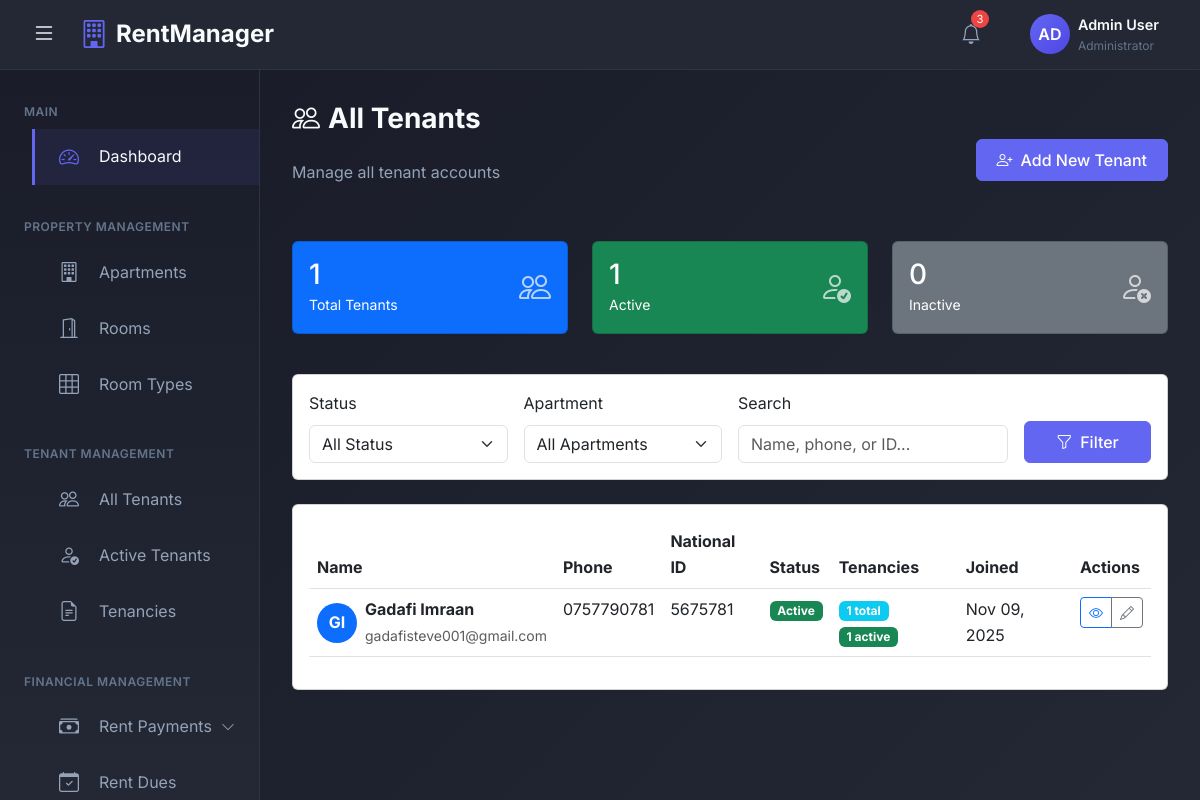
Screenshot of /tenants/ (signed in) with the database file from the repository.
### rental_app/models.py (models this page shows, shortened)
class User(AbstractUser):
    USER_TYPE_CHOICES = (
        ('admin', 'Admin'),
        ('tenant', 'Tenant'),
    )
    USER_STATUS = (
        ('active', 'Active'),
        ('inactive', 'Inactive'),
        ('archived', 'Archived'),  # For moved out tenants
    )
    user_type = models.CharField(max_length=10, choices=USER_TYPE_CHOICES)
    user_status = models.CharField(max_length=20, choices=USER_STATUS, default='active')
    phone_number = models.CharField(max_length=15, unique=True)
    national_id = models.CharField(max_length=20, unique=True, null=True, blank=True)
    profile_picture = models.ImageField(upload_to='profiles/', null=True, blank=True)
    is_deleted = models.BooleanField(default=False)
    deleted_at = models.DateTimeField(null=True, blank=True)
    created_at = models.DateTimeField(auto_now_add=True)
    updated_at = models.DateTimeField(auto_now=True)

### rental_app/views.py (the view, shortened to what this page needs)
# urls.py: path('tenants/', views.tenant_list, name='tenant_list'),
@login_required
def tenant_list(request):
    tenants = User.objects.filter(
        user_type='tenant',
        tenancies__apartment__owner=request.user
    ).distinct().annotate(
        total_tenancies=Count('tenancies'),
        active_tenancy_count=Count('tenancies', filter=Q(tenancies__status='active'))
    ).order_by('-created_at')
    status_filter = request.GET.get('status', '')
    search_query = request.GET.get('search', '')
    apartment_filter = request.GET.get('apartment', '')
    if status_filter:
        tenants = tenants.filter(user_status=status_filter)
    if apartment_filter:
        tenants = tenants.filter(tenancies__apartment_id=apartment_filter)
    apartments = Apartment.objects.filter(owner=request.user)
    total_tenants = tenants.count()
    active_tenants = tenants.filter(user_status='active').count()
    inactive_tenants = tenants.filter(user_status='inactive').count()
    paginator = Paginator(tenants, 20)
    page_number = request.GET.get('page')
    tenants_page = paginator.get_page(page_number)
    context = {
        'tenants': tenants_page,
        'total_tenants': total_tenants,
        'active_tenants': active_tenants,
        'inactive_tenants': inactive_tenants,
        'apartments': apartments,
        'status_filter': status_filter,
        'search_query': search_query,
        'apartment_filter': apartment_filter,
    }
    return render(request, 'tenants/tenant_list.html', context)

### templates/tenants/tenant_list.html (shortened to what this page needs)
{% extends 'admin_base.html' %}
{% block content %}
<div class="page-header d-flex justify-content-between align-items-center mb-4">
    <div>
        <h1 class="page-title">
            <i class="bi bi-people me-2"></i>All Tenants
        </h1>
        <p class="page-subtitle">Manage all tenant accounts</p>
    </div>
    <a href="{% url 'tenant_create' %}" class="btn btn-primary">
        <i class="bi bi-person-plus me-2"></i>Add New Tenant
    </a>
</div>
<div class="row mb-4">
    <div class="col-md-4 mb-3">
        <div class="card bg-primary text-white">
            <div class="card-body">
                <div class="d-flex justify-content-between align-items-center">
                    <div>
                        <h3 class="mb-0">{{ total_tenants }}</h3>
                        <small>Total Tenants</small>
                    </div>
                    <i class="bi bi-people" style="font-size: 2rem; opacity: 0.7;"></i>
                </div>
            </div>
        </div>
    </div>
    <div class="col-md-4 mb-3">
        <div class="card bg-success text-white">
            <div class="card-body">
                <div class="d-flex justify-content-between align-items-center">
                    <div>
                        <h3 class="mb-0">{{ active_tenants }}</h3>
                        <small>Active</small>
                    </div>
                    <i class="bi bi-person-check" style="font-size: 2rem; opacity: 0.7;"></i>
                </div>
            </div>
        </div>
    </div>
    <div class="col-md-4 mb-3">
        <div class="card bg-secondary text-white">
            <div class="card-body">
                <div class="d-flex justify-content-between align-items-center">
                    <div>
                        <h3 class="mb-0">{{ inactive_tenants }}</h3>
                        <small>Inactive</small>
                    </div>
                    <i class="bi bi-person-x" style="font-size: 2rem; opacity: 0.7;"></i>
                </div>
            </div>
        </div>
    </div>
</div>
<div class="card mb-4">
    <div class="card-body">
        <form method="get" class="row g-3">
            <div class="col-md-3">
                <label class="form-label">Status</label>
                <select name="status" class="form-select">
                    <option value="">All Status</option>
                </select>
            </div>
            <div class="col-md-3">
                <label class="form-label">Apartment</label>
                <select name="apartment" class="form-select">
                    <option value="">All Apartments</option>
                </select>
            </div>
            <div class="col-md-4">
                <label class="form-label">Search</label>
                <input type="text" name="search" class="form-control"
                       placeholder="Name, phone, or ID..." value="{{ search_query }}">
            </div>
            <div class="col-md-2 d-flex align-items-end">
                <button type="submit" class="btn btn-primary w-100">
                    <i class="bi bi-funnel me-2"></i>Filter
                </button>
            </div>
        </form>
    </div>
</div>
<div class="card">
    <div class="card-body">
        <div class="table-responsive">
            <table class="table table-hover">
                <thead>
                    <tr>
                        <th>Name</th>
                        <th>Phone</th>
                        <th>National ID</th>
                        <th>Status</th>
                        <th>Tenancies</th>
                        <th>Joined</th>
                        <th>Actions</th>
                    </tr>
                </thead>
                <tbody>
                    {% for tenant in tenants %}
                    <tr>
                        <td>
                            <div class="d-flex align-items-center">
                                <div class="avatar-circle bg-primary text-white me-2">
                                    {{ tenant.first_name.0 }}{{ tenant.last_name.0 }}
                                </div>
                                <div>
                                    <strong>{{ tenant.get_full_name }}</strong>
                                    {% if tenant.email %}
                                    <br><small class="text-muted">{{ tenant.email }}</small>
                                    {% endif %}
                                </div>
                            </div>
                        </td>
                        <td>{{ tenant.phone_number }}</td>
                        <td>{{ tenant.national_id|default:"-" }}</td>
                        <td>
                            {% if tenant.user_status == 'active' %}
                            <span class="badge bg-success">Active</span>
                            {% elif tenant.user_status == 'inactive' %}
                            <span class="badge bg-warning">Inactive</span>
                            {% else %}
                            <span class="badge bg-secondary">Archived</span>
                            {% endif %}
                        </td>
                        <td>
                            <span class="badge bg-info">{{ tenant.total_tenancies }} total</span>
                            {% if tenant.active_tenancy_count > 0 %}
                            <span class="badge bg-success">{{ tenant.active_tenancy_count }} active</span>
                            {% endif %}
                        </td>
                        <td>{{ tenant.created_at|date:"M d, Y" }}</td>
                        <td>
                            <div class="btn-group btn-group-sm">
                                <a href="{% url 'tenant_detail' tenant.pk %}" class="btn btn-outline-primary" title="View">
                                    <i class="bi bi-eye"></i>
                                </a>
                                <a href="{% url 'tenant_edit' tenant.pk %}" class="btn btn-outline-secondary" title="Edit">
                                    <i class="bi bi-pencil"></i>
                                </a>
                            </div>
                        </td>
                    </tr>
                    {% endfor %}
                </tbody>
            </table>
        </div>
    </div>
</div>
{% endblock %}

### templates/admin_base.html (style rules this page uses)
:root { --sidebar-width: 260px; --header-height: 70px; --primary-color: #1a1d29; --secondary-color: #232834; --accent-color: #6366f1; --accent-hover: #4f46e5; --text-primary: #f8fafc; --text-secondary: #94a3b8; --text-muted: #64748b; --border-color: #2d3343; --card-bg: #232834; --success-color: #10b981; --warning-color: #f59e0b; --danger-color: #ef4444; --bg-gradient: linear-gradient(135deg, #1a1d29 0%, #232834 100%); --sidebar-gradient: linear-gradient(180deg, #1a1d29 0%, #232834 100%); }
* { margin: 0; padding: 0; box-sizing: border-box; }
body { font-family: 'Inter', -apple-system, BlinkMacSystemFont, 'Segoe UI', Roboto, sans-serif; background-color: var(--primary-color); color: var(--text-primary); overflow-x: hidden; line-height: 1.6; font-weight: 400; }
.page-title { font-size: 1.75rem; font-weight: 700; color: var(--text-primary); margin-bottom: 1.5rem; }
.page-subtitle { font-size: 1rem; color: var(--text-secondary); margin-bottom: 2rem; }
.btn-primary { background-color: var(--accent-color); border-color: var(--accent-color); font-weight: 500; padding: 0.5rem 1.25rem; }
.main-content > * { animation: fadeIn 0.5s ease-out; }

### templates/tenants/tenant_list.html (style rules this page uses)
.avatar-circle { width: 40px; height: 40px; border-radius: 50%; display: flex; align-items: center; justify-content: center; font-weight: bold; }

### rows the page displays
User: first_name.0 "G", last_name.0 "I", get_full_name "Gadafi Imraan", email "gadafisteve001@gmail.com", phone_number "0757790781", national_id "5675781", user_status "Active", total_tenancies "1", active_tenancy_count "1", created_at "Nov 09, 2025"

### other values shown
{{ total_tenants }} "1"
{{ active_tenants }} "1"
{{ inactive_tenants }} "0"
